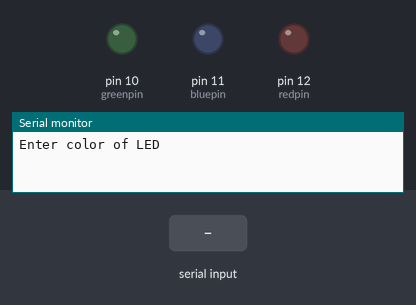
The sketch below on a simulated Arduino Uno, built with avr-gcc and run on an emulated ATmega328P. On the bench: output pins drawn as LEDs (lit = HIGH), the last lines printed to the serial monitor. The test bench sets the inputs (shaded band).

Above: at 1.2 s.
1.3 s: "1\n" received over Serial
At 2.5 s:
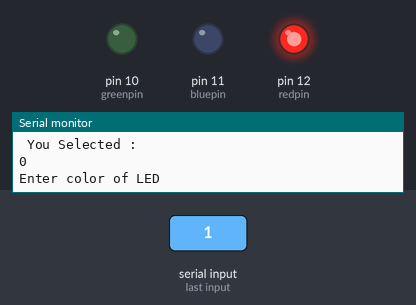
2.8 s: "2\n" received over Serial
At 3.7 s:
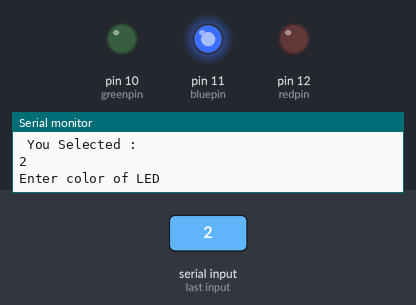
4.3 s: "3\n" received over Serial
At 4.8 s:
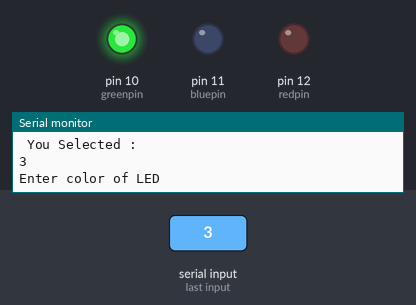
Timing chart, 0 to 7.3 s (numbered marks = the images above; inputs shaded):
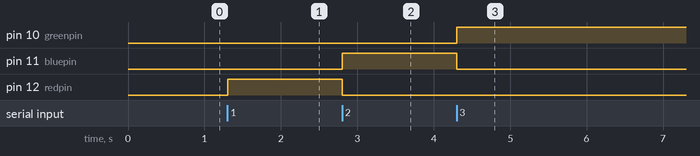

Measured:
- after the input at 1.3 s, pin 12 (redpin): LOW → HIGH at once
- after the input at 2.8 s, pin 11 (bluepin): LOW → HIGH at once; pin 12 (redpin): HIGH → LOW at once
- after the input at 4.3 s, pin 10 (greenpin): LOW → HIGH at once; pin 11 (bluepin): HIGH → LOW at once

The sketch:

taking_input.ino
```cpp
String ledColor;
int ledint;
String msg = "Enter color of LED ";
int redpin =12;
int bluepin = 11;
int greenpin = 10 ;

String red = "red";
void setup() {
  // put your setup code here, to run once:
Serial.begin(9600);
pinMode(greenpin, OUTPUT);
pinMode(bluepin , OUTPUT);
pinMode(redpin , OUTPUT);
}

void loop() {
  // put your main code here, to run repeatedly:
//  Serial.println(msg);
//  while(Serial.available() == 0 ){
//
//  }
//  led = Serial.readString();
//  if(led == "red"){
//    digitalWrite(redpin , HIGH);
//  }

Serial.println(msg);

while(Serial.available() == 0){

}

//ledColor = Serial.readString();
ledint = Serial.parseInt();
Serial.println(" You Selected : ");
Serial.println(ledint);

if(ledint==1)
{
  digitalWrite(redpin , HIGH);
  digitalWrite(greenpin , LOW);
  digitalWrite(bluepin , LOW);
}
else if(ledint==2)
{
  digitalWrite(redpin , LOW);
  digitalWrite(greenpin , LOW);
  digitalWrite(bluepin , HIGH);
}
else if(ledint==3)
{
  digitalWrite(redpin , LOW);
  digitalWrite(greenpin , HIGH);
  digitalWrite(bluepin , LOW);
}


  }
```
